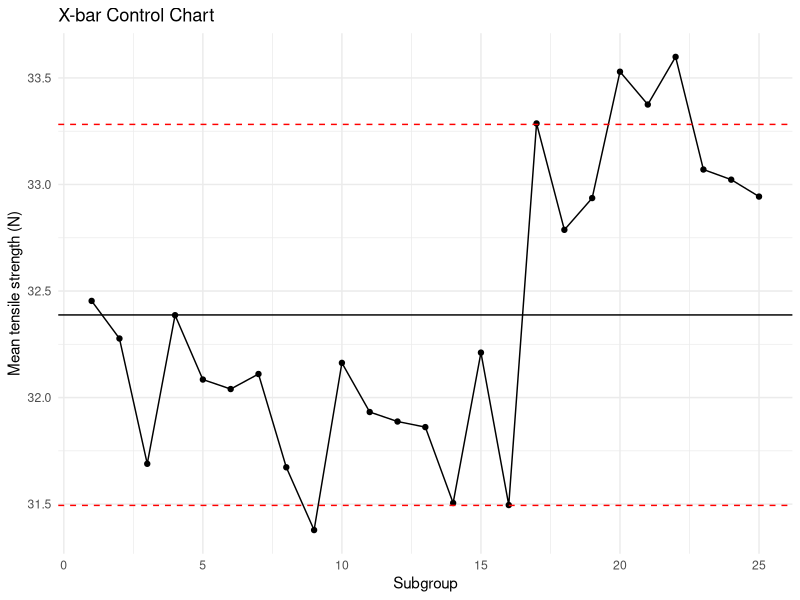
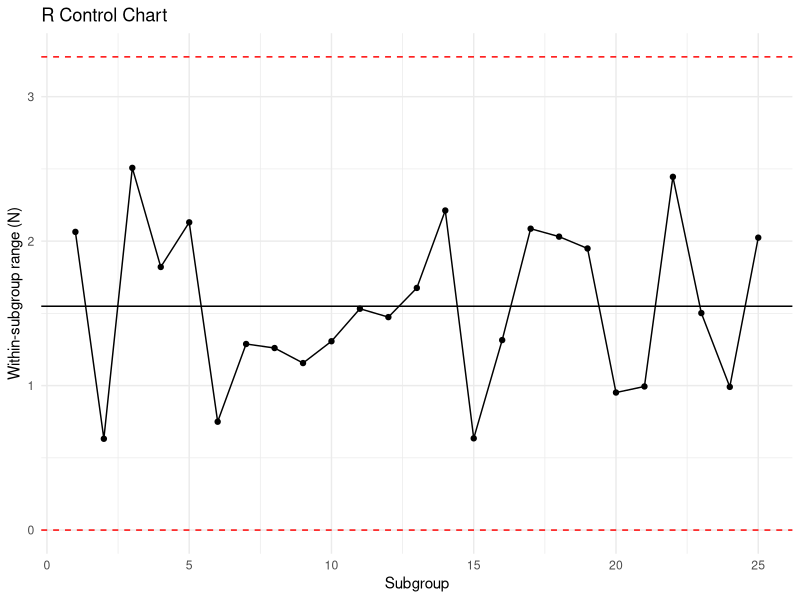
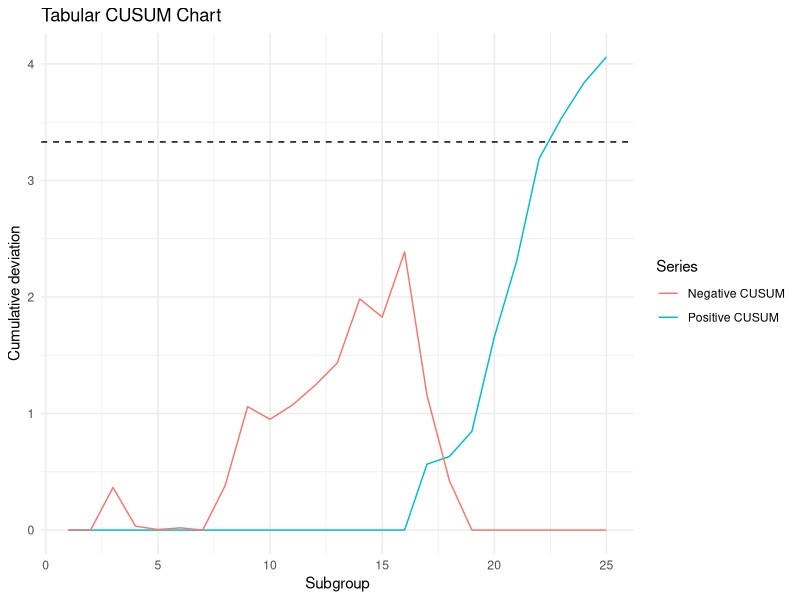

Here is the R script that generated these plots, in order:
# Statistical Process Control for Yarn Tensile Strength
# Dataset is synthetic/illustrative and should be replaced with plant measurements.
# Install once if needed: install.packages(c("readr", "dplyr", "ggplot2"))
library(readr)
library(dplyr)
library(ggplot2)

raw <- read_csv("yarn_tensile_strength_sample_data.csv", show_col_types = FALSE)
stopifnot(all(c("Subgroup", "Specimen", "Tensile_Strength_N") %in% names(raw)))

stats <- raw %>%
  group_by(Subgroup) %>%
  summarise(n = n(),
            xbar = mean(Tensile_Strength_N),
            R = max(Tensile_Strength_N) - min(Tensile_Strength_N),
            .groups = "drop")

# Constants for subgroup size n = 5
A2 <- 0.577; D3 <- 0; D4 <- 2.114
xbarbar <- mean(stats$xbar)
Rbar <- mean(stats$R)
stats <- stats %>%
  mutate(Xbar_CL = xbarbar, Xbar_UCL = xbarbar + A2*Rbar,
         Xbar_LCL = xbarbar - A2*Rbar,
         R_CL = Rbar, R_UCL = D4*Rbar, R_LCL = D3*Rbar)

print(stats)
write_csv(stats, "subgroup_control_chart_statistics_from_R.csv")

p1 <- ggplot(stats, aes(Subgroup, xbar)) +
  geom_line() + geom_point() +
  geom_hline(yintercept=xbarbar, linetype="solid") +
  geom_hline(yintercept=xbarbar + A2*Rbar, linetype="dashed", colour="red") +
  geom_hline(yintercept=xbarbar - A2*Rbar, linetype="dashed", colour="red") +
  labs(title="X-bar Control Chart", x="Subgroup", y="Mean tensile strength (N)") +
  theme_minimal()
ggsave("xbar_control_chart.png", p1, width=9, height=5, dpi=300)

p2 <- ggplot(stats, aes(Subgroup, R)) +
  geom_line() + geom_point() +
  geom_hline(yintercept=Rbar, linetype="solid") +
  geom_hline(yintercept=D4*Rbar, linetype="dashed", colour="red") +
  geom_hline(yintercept=D3*Rbar, linetype="dashed", colour="red") +
  labs(title="R Control Chart", x="Subgroup", y="Within-subgroup range (N)") +
  theme_minimal()
ggsave("r_control_chart.png", p2, width=9, height=5, dpi=300)

# Basic one-sided tabular CUSUM on subgroup means, k = 0.5 sigma, h = 5 sigma.
# sigma estimate based on R-bar / d2 for n=5 (d2 = 2.326).
sigma_hat <- Rbar / 2.326
k <- 0.5 * sigma_hat
h <- 5 * sigma_hat
cusum <- stats %>% arrange(Subgroup) %>%
  mutate(Cplus = 0, Cminus = 0)
cp <- 0; cm <- 0
for (i in seq_len(nrow(cusum))) {
  z <- cusum$xbar[i] - xbarbar
  cp <- max(0, cp + z - k)
  cm <- max(0, cm - z - k)
  cusum$Cplus[i] <- cp
  cusum$Cminus[i] <- cm
}
cusum$Signal <- ifelse(cusum$Cplus > h | cusum$Cminus > h, "Investigate", "No signal")
write_csv(cusum, "cusum_results.csv")
p3 <- ggplot(cusum, aes(Subgroup)) +
  geom_line(aes(y=Cplus, colour="Positive CUSUM")) +
  geom_line(aes(y=Cminus, colour="Negative CUSUM")) +
  geom_hline(yintercept=h, linetype="dashed") +
  labs(title="Tabular CUSUM Chart", x="Subgroup", y="Cumulative deviation", colour="Series") +
  theme_minimal()
ggsave("cusum_control_chart.png", p3, width=9, height=5, dpi=300)
